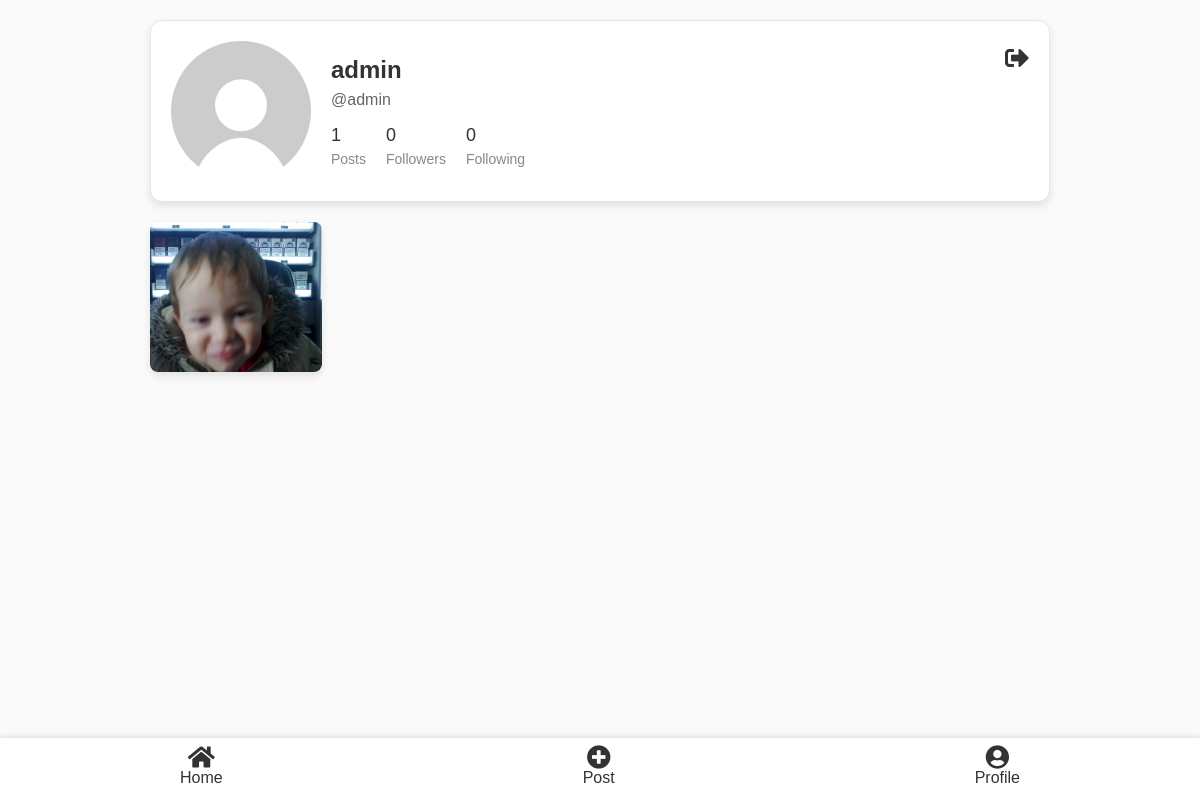
The page /profile/ (signed in) on the database as committed earlier.
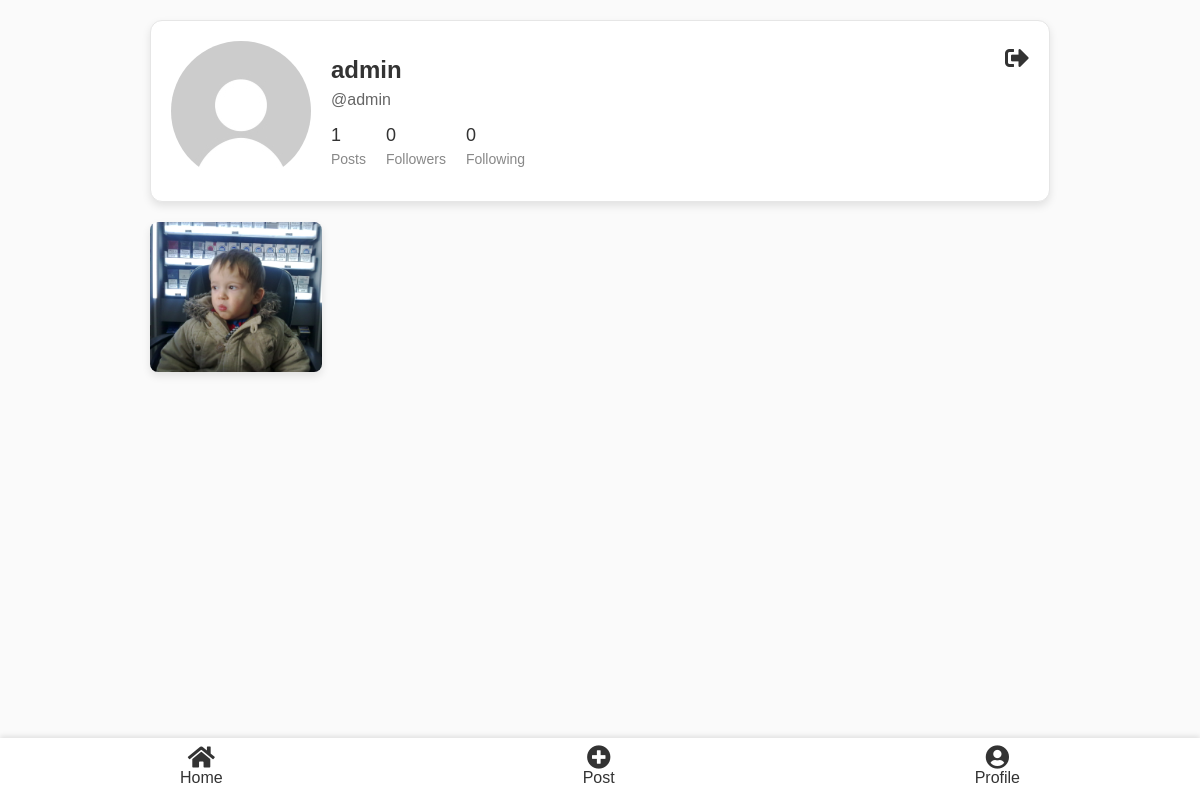
The same page on the database as committed later.
### feed/models.py (models this page shows, shortened)
class Post(models.Model):
    user = models.ForeignKey(User, on_delete=models.CASCADE, related_name='posts')
    image = models.ImageField(upload_to='media/')
    description = models.TextField(blank=True, null=True)
    created_at = models.DateTimeField(auto_now_add=True)

### feed/views.py (the view)
# urls.py: path('profile/', views.profile_view, name='profile_view'),
@login_required
def profile_view(request):
    posts = Post.objects.filter(user=request.user).order_by('-created_at')
    context = {'posts': posts}
    return render(request, 'profile.html', context)

### feed/templates/profile.html (shortened to what this page needs)
<!DOCTYPE html>
<html lang="en">
{% load static %}
<head>
    <link href="https://cdn.jsdelivr.net/npm/bootstrap@5.0.2/dist/css/bootstrap.min.css" rel="stylesheet">
    <link rel="stylesheet" href="https://cdnjs.cloudflare.com/ajax/libs/font-awesome/5.15.4/css/all.min.css">
</head>
<body>
    <div class="profile-container">
        <div class="profile-header">
            <div class="profile-picture">
                <img src="{% static 'img/UnknownPfp.jpg' %}">
            </div>
            <div class="profile-info">
                <div class="name">{{ request.user.username }}</div>
                <div class="username">@{{ request.user.username }}</div>
                <div class="stats">
                    <div>
                        {{ posts.count }}<br>
                        <span>Posts</span>
                    </div>
                    <div>
                        0<br>
                        <span>Followers</span>
                    </div>
                    <div>
                        0<br>
                        <span>Following</span>
                    </div>
                </div>
            </div>
            <a href="{% url 'logout' %}" class="logout-icon">
                <i class="fas fa-sign-out-alt"></i>
            </a>
        </div>
        <div class="profile-content">
            <div class="gallery">
                {% for post in posts %}
                <a href="{% url 'open_view' post.id %}"><img src="{{ post.image.url }}" alt="Post Image"></a>
                {% empty %}
                <p>No posts to display.</p>
                {% endfor %}
            </div>
        </div>
    </div>
    <nav class="bottom-navbar">
        <a href="{% url 'home_view' %}">
            <i class="fas fa-home fa-lg"></i>
            Home
        </a>
        <a href="{% url 'post_view' %}">
            <i class="fas fa-plus-circle fa-lg"></i>
            Post
        </a>
        <a href="{% url 'profile_view' %}">
            <i class="fas fa-user-circle fa-lg"></i>
            Profile
        </a>
    </nav>
</body>
</html>

Rows that differ between the two databases and show on the page:
removed Post: image (picture)
added Post: image (picture)
